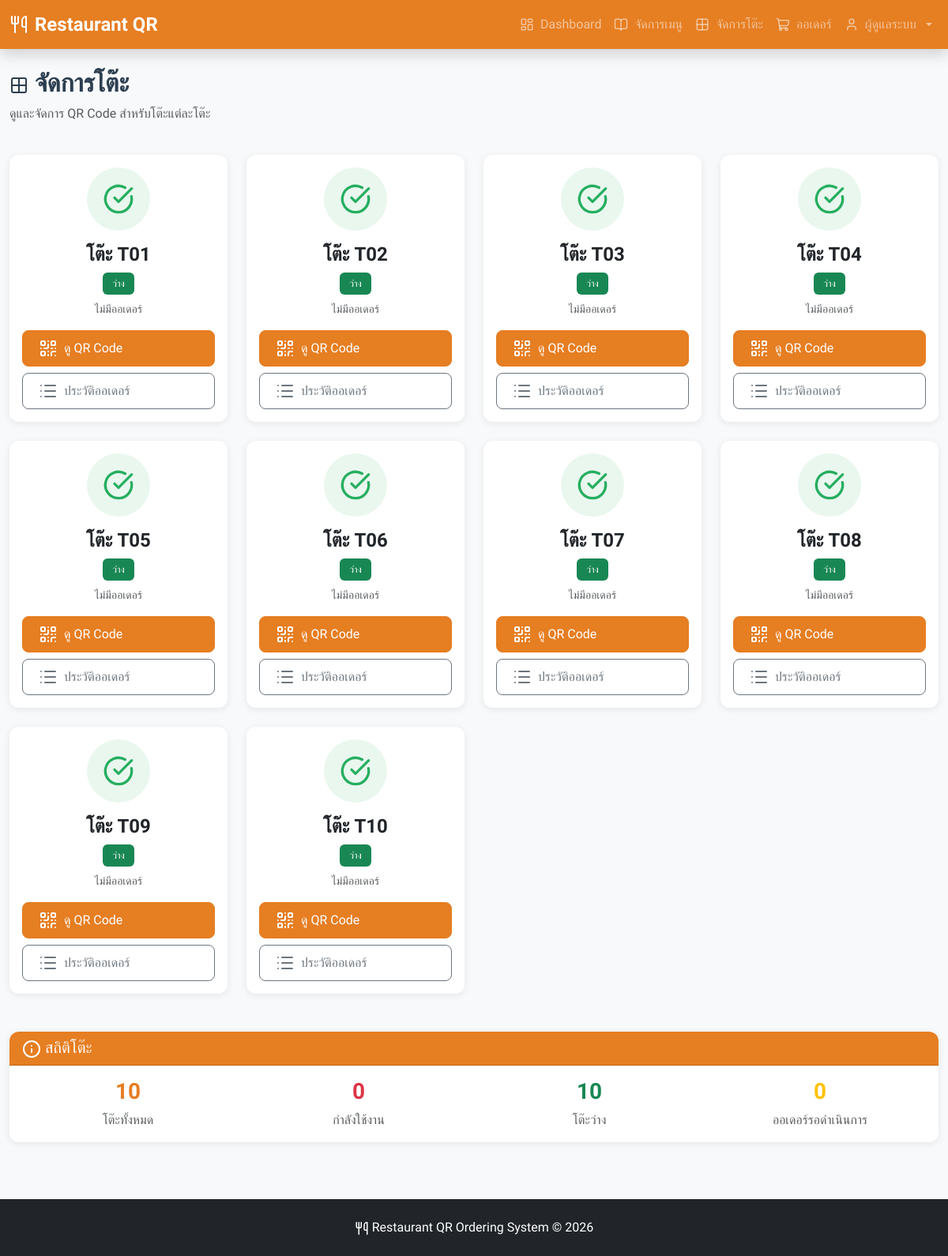
/tables.php (signed in), run on the app's committed database.
### tables this page shows
CREATE TABLE IF NOT EXISTS tables (
    id INT AUTO_INCREMENT PRIMARY KEY,
    table_number VARCHAR(10) UNIQUE NOT NULL,
    qr_code VARCHAR(255) NULL,
    session_token VARCHAR(100) NULL,
    status ENUM('available', 'occupied', 'reserved') DEFAULT 'available',
    created_at TIMESTAMP DEFAULT CURRENT_TIMESTAMP
);

### tables.php (the view, shortened to what this page needs)
<?php
$database = new Database();
$db = $database->getConnection();
$query = "SELECT t.*,
          (SELECT COUNT(*) FROM orders WHERE table_id = t.id AND status IN ('pending', 'preparing','served','ready')) as active_orders
          FROM tables t
          ORDER BY t.table_number";
$stmt = $db->query($query);
$tables = $stmt->fetchAll();
require_once '../includes/header.php';
?>
<main class="py-4">
    <div class="container-fluid">
        <div class="row mb-4">
            <div class="col-md-6">
                <h2 class="fw-bold">
                    <i data-lucide="grid-2x2"></i>
                    จัดการโต๊ะ
                </h2>
                <p class="text-muted">ดูและจัดการ QR Code สำหรับโต๊ะแต่ละโต๊ะ</p>
            </div>
        </div>
        <div class="row g-4">
            <?php foreach ($tables as $table): ?>
                <div class="col-md-6 col-lg-4 col-xl-3">
                    <div class="card h-100 fade-in">
                        <div class="card-body text-center">
                            <div class="mb-3">
                                <?php if ($table['status'] === 'occupied'): ?>
                                    <div class="stat-icon mx-auto" style="background-color: rgba(231, 76, 60, 0.1); width: 80px; height: 80px;">
                                        <i data-lucide="users" style="width: 40px; height: 40px; color: var(--danger-color);"></i>
                                    </div>
                                <?php else: ?>
                                    <div class="stat-icon mx-auto" style="background-color: rgba(39, 174, 96, 0.1); width: 80px; height: 80px;">
                                        <i data-lucide="check-circle" style="width: 40px; height: 40px; color: var(--success-color);"></i>
                                    </div>
                                <?php endif; ?>
                            </div>
                            <h4 class="fw-bold">โต๊ะ <?php echo htmlspecialchars($table['table_number']); ?></h4>
                            <?php if ($table['status'] === 'occupied'): ?>
                                <span class="badge bg-danger mb-2">กำลังใช้งาน</span>
                            <?php else: ?>
                                <span class="badge bg-success mb-2">ว่าง</span>
                            <?php endif; ?>
                            <?php if ($table['active_orders'] > 0): ?>
                                <p class="small text-muted mb-3">
                                    <i data-lucide="shopping-cart" class="icon-sm"></i>
                                    <?php echo $table['active_orders']; ?> ออเดอร์ที่กำลังดำเนินการ
                                </p>
                            <?php else: ?>
                                <p class="small text-muted mb-3">ไม่มีออเดอร์</p>
                            <?php endif; ?>
                            <div class="d-grid gap-2">
                                <a href="table-qr.php?id=<?php echo $table['id']; ?>" class="btn btn-primary">
                                    <i data-lucide="qr-code"></i>
                                    ดู QR Code
                                </a>
                                <a href="table-orders.php?id=<?php echo $table['id']; ?>" class="btn btn-outline-secondary">
                                    <i data-lucide="list"></i>
                                    ประวัติออเดอร์
                                </a>
                            </div>
                        </div>
                    </div>
                </div>
            <?php endforeach; ?>
        </div>
        <div class="row mt-5">
            <div class="col-12">
                <div class="card">
                    <div class="card-header">
                        <h5 class="mb-0">
                            <i data-lucide="info"></i>
                            สถิติโต๊ะ
                        </h5>
                    </div>
                    <div class="card-body">
                        <div class="row text-center">
                            <div class="col-md-3">
                                <h3 class="fw-bold text-primary"><?php echo count($tables); ?></h3>
                                <p class="text-muted mb-0">โต๊ะทั้งหมด</p>
                            </div>
                            <div class="col-md-3">
                                <h3 class="fw-bold text-danger">
                                    <?php echo count(array_filter($tables, fn($t) => $t['status'] === 'occupied')); ?>
                                </h3>
                                <p class="text-muted mb-0">กำลังใช้งาน</p>
                            </div>
                            <div class="col-md-3">
                                <h3 class="fw-bold text-success">
                                    <?php echo count(array_filter($tables, fn($t) => $t['status'] === 'available')); ?>
                                </h3>
                                <p class="text-muted mb-0">โต๊ะว่าง</p>
                            </div>
                            <div class="col-md-3">
                                <h3 class="fw-bold text-warning">
                                    <?php echo array_sum(array_column($tables, 'active_orders')); ?>
                                </h3>
                                <p class="text-muted mb-0">ออเดอร์รอดำเนินการ</p>
                            </div>
                        </div>
                    </div>
                </div>
            </div>
        </div>
    </div>
</main>
<?php require_once '../includes/footer.php'; ?>

### header.php (shortened to what this page needs)
<!DOCTYPE html>
<html lang="th">
<head>
    <link href="https://cdn.jsdelivr.net/npm/bootstrap@5.3.0/dist/css/bootstrap.min.css" rel="stylesheet">
    <link rel="stylesheet" href="/restaurant-qrcode/assets/css/style.css">
</head>
<body>
    <?php if (!isset($hide_nav) || !$hide_nav): ?>
        <nav class="navbar navbar-expand-lg navbar-dark bg-primary sticky-top shadow">
            <div class="container-fluid">
                <a class="navbar-brand fw-bold" href="/restaurant-qrcode/index.php">
                    <i data-lucide="utensils" class="me-2"></i>
                    Restaurant QR
                </a>
                <div class="collapse navbar-collapse" id="navbarNav">
                    <ul class="navbar-nav ms-auto">
                        <?php if (isset($_SESSION['user_id'])): ?>
                            <?php if ($_SESSION['role'] === 'admin'): ?>
                                <li class="nav-item">
                                    <a class="nav-link" href="/restaurant-qrcode/admin/dashboard.php">
                                        <i data-lucide="layout-dashboard" class="icon-sm"></i> Dashboard
                                    </a>
                                </li>
                                <li class="nav-item">
                                    <a class="nav-link" href="/restaurant-qrcode/admin/menu.php">
                                        <i data-lucide="book-open" class="icon-sm"></i> จัดการเมนู
                                    </a>
                                </li>
                                <li class="nav-item">
                                    <a class="nav-link" href="/restaurant-qrcode/admin/tables.php">
                                        <i data-lucide="grid-2x2" class="icon-sm"></i> จัดการโต๊ะ
                                    </a>
                                </li>
                                <li class="nav-item">
                                    <a class="nav-link" href="/restaurant-qrcode/admin/orders.php">
                                        <i data-lucide="shopping-cart" class="icon-sm"></i> ออเดอร์
                                    </a>
                                </li>
                            <?php endif; ?>
                            <li class="nav-item dropdown">
                                <a class="nav-link dropdown-toggle" href="#" role="button" data-bs-toggle="dropdown">
                                    <i data-lucide="user" class="icon-sm"></i> <?php echo htmlspecialchars($_SESSION['full_name'] ?? 'User'); ?>
                                </a>
                            </li>
                        <?php endif; ?>
                    </ul>
                </div>
            </div>
        </nav>
    <?php endif; ?>

### footer.php (shortened to what this page needs)
    <?php if (!isset($hide_footer) || !$hide_footer): ?>
    <footer class="bg-dark text-white py-4 mt-5">
        <div class="container text-center">
            <p class="mb-0">
                <i data-lucide="utensils" class="icon-sm"></i>
                Restaurant QR Ordering System &copy; <?php echo date('Y'); ?>
            </p>
        </div>
    </footer>
    <?php endif; ?>
</body>
</html>

### style.css (style rules this page uses)
:root { --primary-color: #E67E22; --primary-dark: #D35400; --success-color: #27AE60; --danger-color: #E74C3C; --warning-color: #F39C12; --dark-color: #2C3E50; --light-bg: #F8F9FA; --white: #FFFFFF; }
* { margin: 0; padding: 0; box-sizing: border-box; }
body { font-family: 'Prompt', sans-serif; background-color: var(--light-bg); color: var(--dark-color); min-height: 100vh; display: flex; flex-direction: column; }
main { flex: 1; }
.bg-primary { background-color: var(--primary-color) !important; }
.btn-primary { background-color: var(--primary-color); border-color: var(--primary-color); }
.text-primary { color: var(--primary-color) !important; }
.navbar-brand { font-size: 1.5rem; display: flex; align-items: center; }
.nav-link { display: flex; align-items: center; gap: 0.5rem; transition: all 0.3s ease; }
.icon-sm { width: 18px; height: 18px; }
.card { border: none; border-radius: 12px; box-shadow: 0 2px 10px rgba(0, 0, 0, 0.08); transition: all 0.3s ease; }
.card-header { background-color: var(--primary-color); color: white; border-radius: 12px 12px 0 0 !important; font-weight: 600; }
.btn { border-radius: 8px; padding: 10px 20px; font-weight: 500; transition: all 0.3s ease; display: inline-flex; align-items: center; gap: 8px; }
.badge { border-radius: 6px; padding: 8px 12px; font-weight: 500; }
.stat-icon { width: 60px; height: 60px; border-radius: 50%; display: flex; align-items: center; justify-content: center; font-size: 2rem; }
.fade-in { animation: fadeIn 0.5s ease; }

### data on the page
tables: status "available" (drawn), table_number "T01"
tables: status "available" (drawn), table_number "T02"
tables: status "available" (drawn), table_number "T03"
tables: status "available" (drawn), table_number "T04"
tables: status "available" (drawn), table_number "T05"
tables: status "available" (drawn), table_number "T06"
tables: status "available" (drawn), table_number "T07"
tables: status "available" (drawn), table_number "T08"
tables: status "available" (drawn), table_number "T09"
tables: status "available" (drawn), table_number "T10"

### other printed values
$_SESSION['full_name'] "ผู้ดูแลระบบ"
count($tables) "10"
count(array_filter($tables, fn($t) => $t['status'] === 'occupied')) "0"
count(array_filter($tables, fn($t) => $t['status'] === 'available')) "10"
array_sum(array_column($tables, 'active_orders')) "0"
